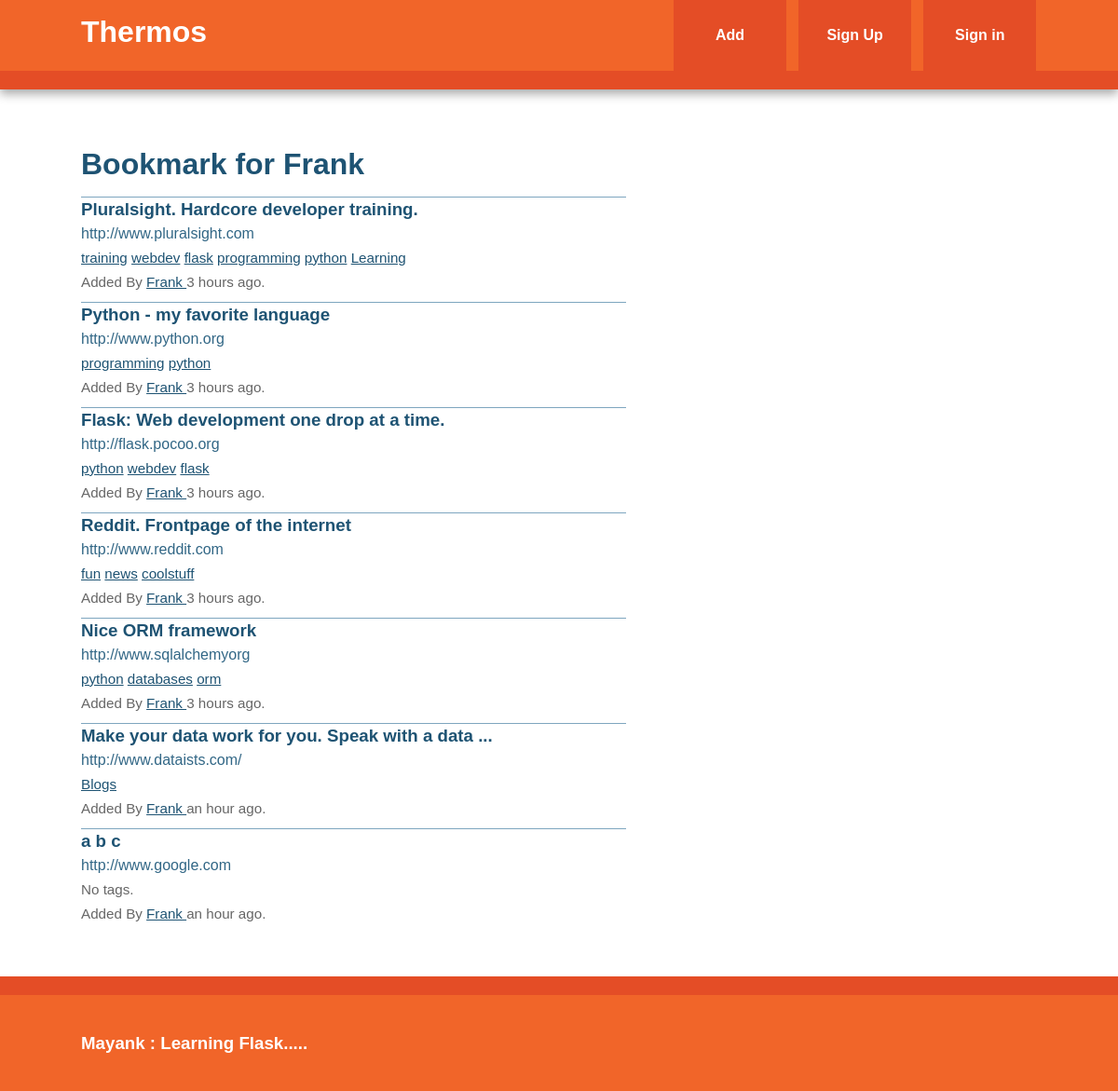
/user/Frank, run on the app's committed database.
### models.py (models this page shows, shortened)
class User(db.Model, UserMixin):
    id = db.Column(db.Integer, primary_key = True)
    username = db.Column(db.String(80), unique = True)
    email = db.Column(db.String(120), unique = True)
    bookmarks = db.relationship('Bookmark', backref = 'user', lazy = 'dynamic')
    password_hash = db.Column(db.String)
    @property
    def password(self):
        raise AttributeError('password write-only field')

class Bookmark(db.Model):
    id = db.Column(db.Integer, primary_key = True)
    url = db.Column(db.Text, nullable = False)
    date = db.Column(db.DateTime, default = datetime.utcnow)
    description = db.Column(db.String(300))
    user_id = db.Column(db.Integer, db.ForeignKey('user.id'), nullable = False)
    _tags = db.relationship('Tag', secondary = tags, backref = db.backref('bookmarks', lazy = 'dynamic'))
    @property
    def tags(self):
        return ','.join([t.name for t in self._tags])
    @tags.setter
    def tags(self, string):
        if string:
            self._tags = [Tag.get_or_create(name) for name in string.split(',')]

class Tag(db.Model):
    id = db.Column(db.Integer, primary_key = True)
    name = db.Column(db.String(25), nullable = False, unique = True, index = True)
    def __repr__(self):
        return self.name

### view.py (the view)
@app.route('/user/<username>')
def user(username):
    user = User.query.filter_by(username = username).first_or_404()
    return render_template('user.html', user = user)

### view.py (called while the page is built)
@app.context_processor
def inject_tags():
    return dict(all_tags = Tag.all)

### templates/user.html (shortened to what this page needs)
{% extends "base.html" %}
{% block content %}
    <article>
        <header>
              <h1>Bookmark for {{ user.username }}</h1>
              {% if user.bookmarks.count() > 0 %}
                  {% with bookmarks = user.bookmarks %}
                        {% include 'bookmarks_list.html' %}
                  {% endwith %}
              {% else %}
                  No bookmarks have been added yet.
              {% endif %}
        </header
    </article>
{% endblock %}

### templates/bookmarks_list.html (shortened to what this page needs)
<ul class = 'bookmarks'>
    {% for bookmark in bookmarks %}
        <li>
              <a class = 'header' href = '{{ bookmark.url }}'>
                  <h3 class = 'description'>
                      {{ bookmark.description|truncate(50, killwords = True) }}
                  </h3>
                  <span class = 'url'>
                    {{ bookmark.url|truncate(50, killwords = True) }}
                  </span>
              </a>
              <div class = 'info'>
                  <span class = 'tags'>
                      {% if bookmark.tags %}
                            {% for t in bookmark._tags %}
                                  <a href = '{{ url_for("tag", name = t) }}'>{{ t }}</a>
                            {% endfor %}
                      {% else %}
                            No tags.
                      {% endif %}
                  </span>
                  <br>
                  Added By <a href = '{{ url_for("user", username = bookmark.user.username) }}'>
                    {{ bookmark.user.username }}
                  </a>
                  {{ moment(bookmark.date).fromNow() }}.
              </div>
        </li>
    {% endfor %}
</ul>

### static/css/main.css (style rules this page uses)
html { color: #222; font-size: 1em; line-height: 1.4; }
body { font: 16px/26px Helvetica, Helvetica Neue, Arial; }
.main article h1 { font-size: 2em; }
a, a:visited { color: #1E5373; }
h1, h2, h3, h4, h5, h6 { color: #1E5373; }
ul.bookmarks { list-style: none none; padding-left: 0; }
ul.bookmarks li { padding-bottom: .5em; border-top: 1px solid #7EA6BF; padding: 12m 0; }
a.header { color: #326786; text-decoration: none; display: block; }
a.header h3 { margin: 0 0; }
div.info { font-size: .95em; color: #666666; }
@media only screen and (min-width: 768px) { .main article { float: left; width: 57%; } }

### data on the page
User: username "Frank"
Bookmark: description "Pluralsight. Hardcore developer training.", url "http://www.pluralsight.com", user.username "Frank", date "3 hours ago"
Tag: name "training"
Tag: name "webdev"
Tag: name "flask"
Tag: name "programming"
Tag: name "python"
Tag: name "Learning"
Bookmark: description "Python - my favorite language", url "http://www.python.org", user.username "Frank", date "3 hours ago"
Bookmark: description "Flask: Web development one drop at a time.", url "http://flask.pocoo.org", user.username "Frank", date "3 hours ago"
Bookmark: description "Reddit. Frontpage of the internet", url "http://www.reddit.com", user.username "Frank", date "3 hours ago"
Tag: name "fun"
Tag: name "news"
Tag: name "coolstuff"
Bookmark: description "Nice ORM framework", url "http://www.sqlalchemyorg", user.username "Frank", date "3 hours ago"
Tag: name "databases"
Tag: name "orm"
Bookmark: description "Make your data work for you. Speak with a data ...", url "http://www.dataists.com/", user.username "Frank", date "an hour ago"
Tag: name "Blogs"
Bookmark: description "a b c", url "http://www.google.com", shows "No tags.", user.username "Frank", date "an hour ago"
